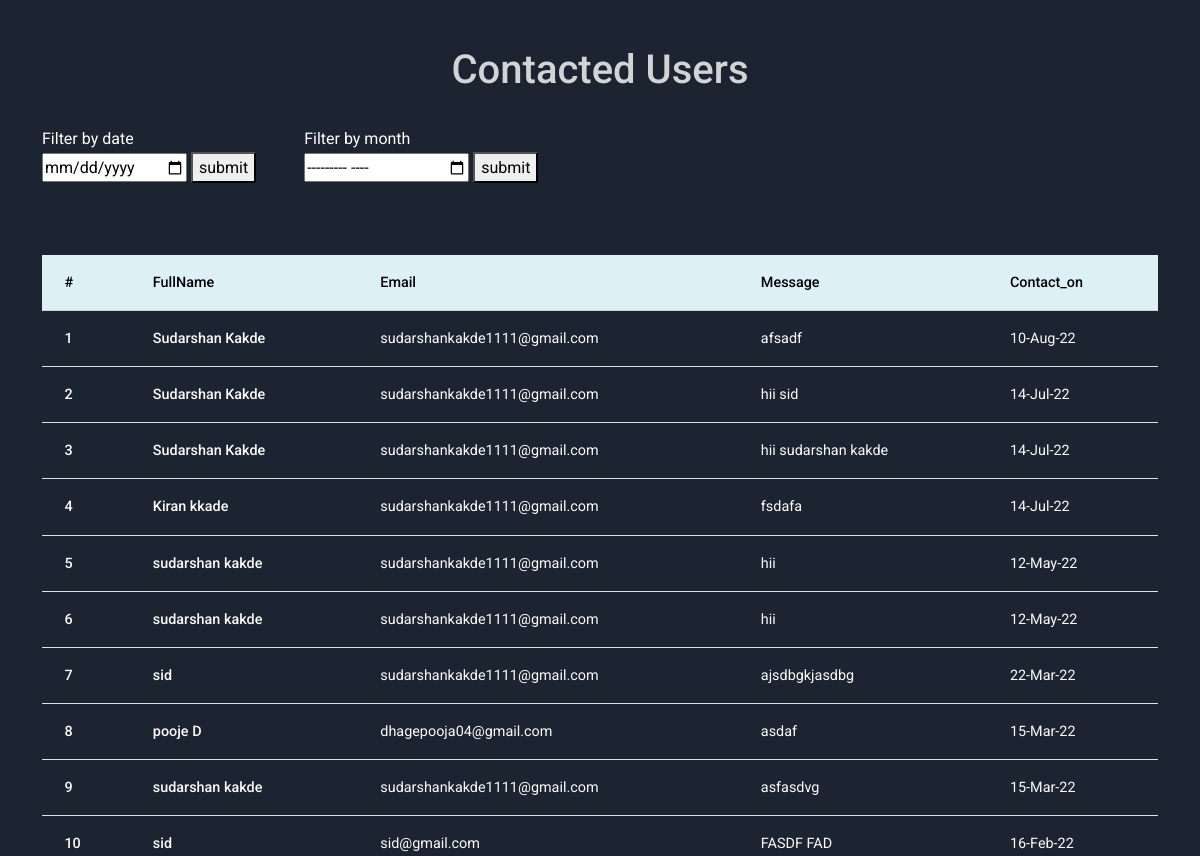
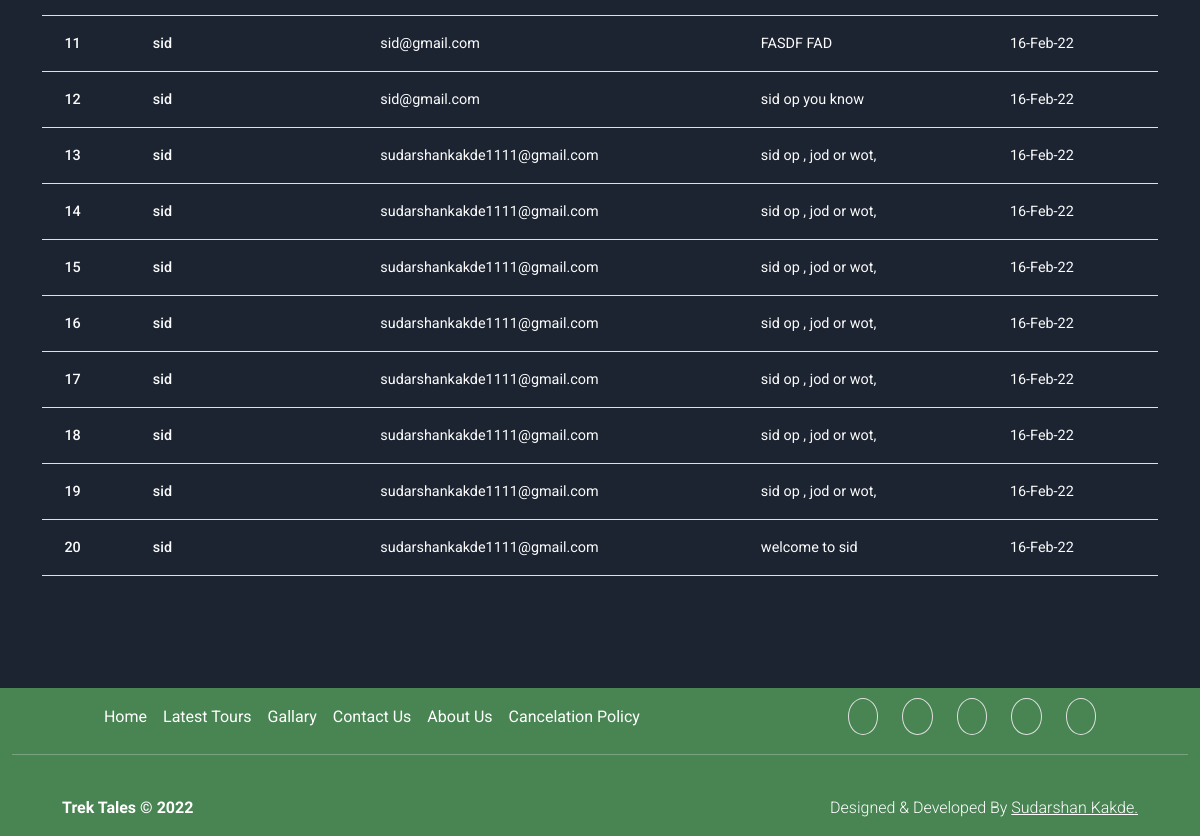
Before: /contacted_data (signed in, lower part) with the older database file (2 pictures, top to bottom).
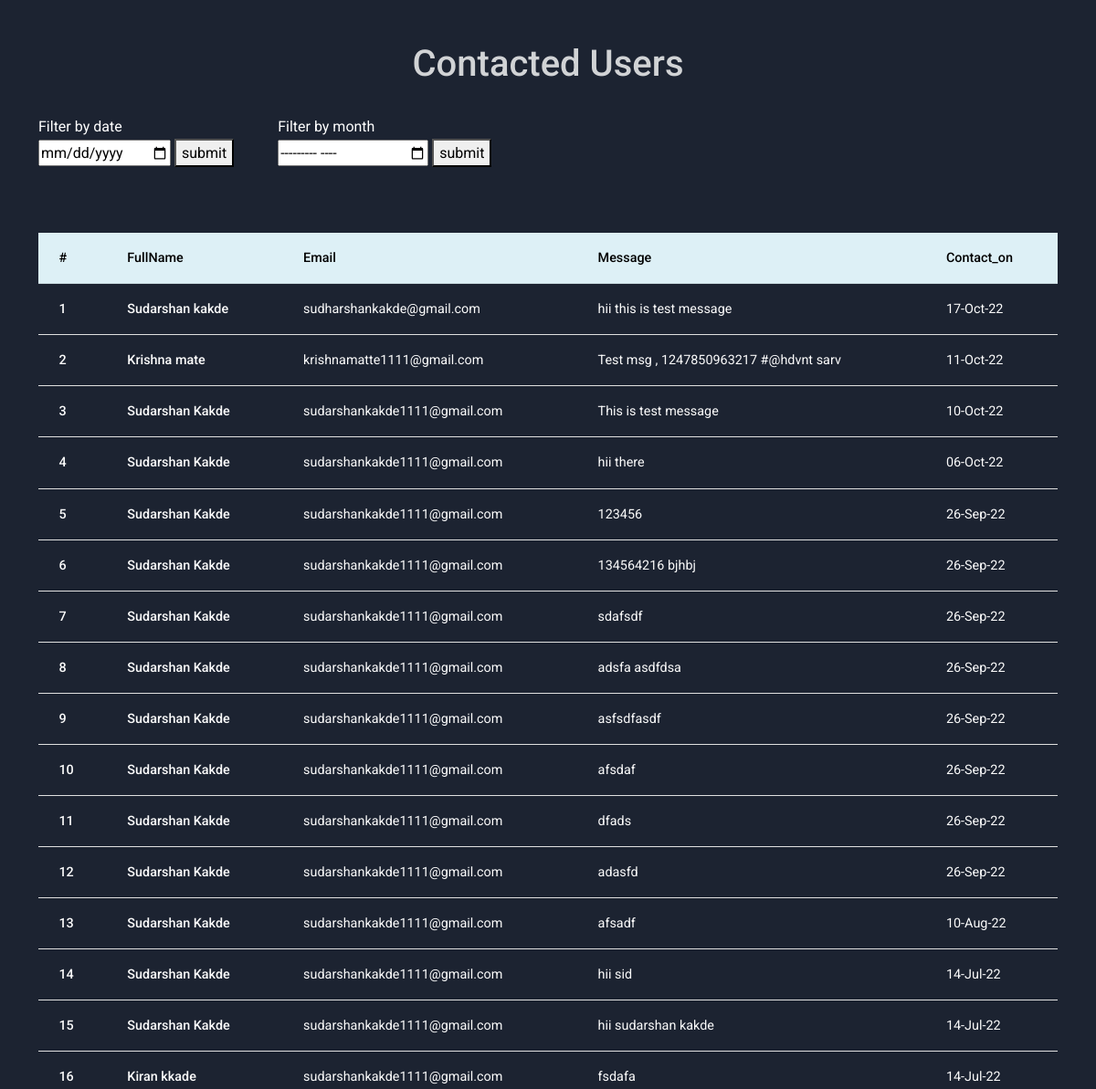
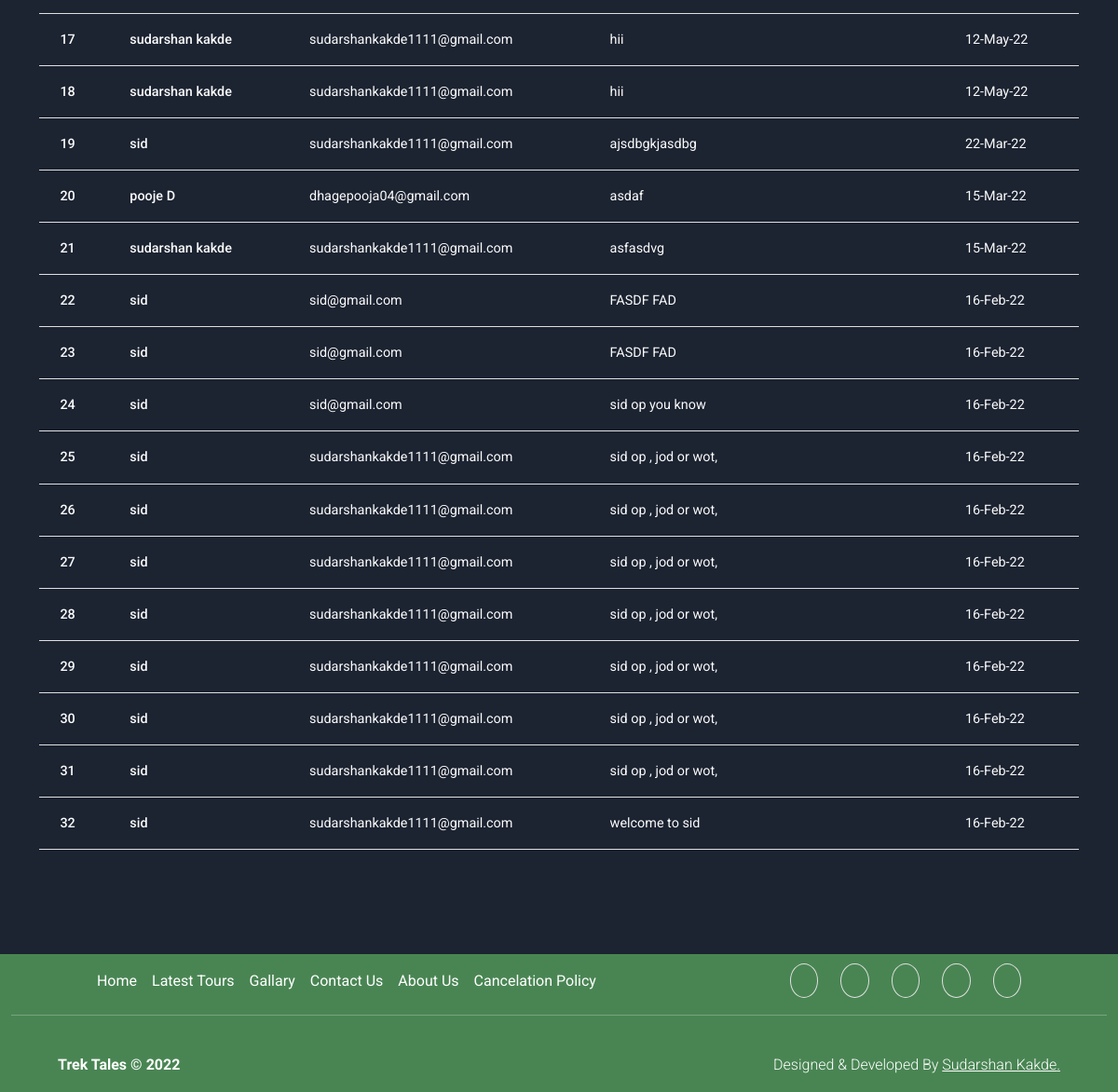
After: the same page with the newer database file (2 pictures, top to bottom).
### updates/models.py (models this page shows, shortened)
class Contact(models.Model):
    FullName = models.CharField(max_length=30)
    Message = models.TextField()
    Email = models.EmailField()
    Contact_on = models.DateField(auto_created=True, auto_now=True)

### Trek_Tales/views.py (the view)
# urls.py: path('contacted_data', views.contacted_data, name='contacted_data'),
@login_required
def contacted_data(request):
    if request.method == 'GET':
        if 'date' in request.GET:
            date = request.GET['date']
            contacted_data = Contact.objects.filter(
                Contact_on=date).order_by("-Contact_on")
            return render(request, 'admin/table.html', {'data': contacted_data, 'filter': f'contacts of {date}'})
        if 'month' in request.GET:
            month = request.GET['month']
            seprated_data = month.split('-')
            month = seprated_data[1]
            year = seprated_data[0]
            contacted_data = Contact.objects.filter(
                Contact_on__year=year, Contact_on__month=month).order_by("-Contact_on")
            return render(request, 'admin/table.html', {'data': contacted_data, 'filter': f'contacts of month {month},{year}'})
        else:
            pass
    contacted = Contact.objects.order_by('-Contact_on').all()
    return render(request, 'admin/contacted_data.html', {'data': contacted})

### Trek_Tales/context_processors.py (called while the page is built)
def siteData(request):
    return {'sitedata': sitedata, 'devloper': settings.Devloper}

### templates/admin/contacted_data.html
{%extends 'Base.html'%}
{%block body%}
<div class="container ">
    <div class="row py-5">
        <p class="h1 opacity-80 text-center text-capitalize">contacted users</p>
        <div class="d-flex flex-row gap-5 py-4 flex-wrap">
            <form hx-get="" hx-target="#table" hx-trigger="submit" hx-indicator=".progress" hx-swap="">
                <label for="date">Filter by date</label>
                <br>
                <input type="date" name="date" id="date">
                <button type="submit">submit</button>
            </form>
            <form hx-get="" hx-target="#table" hx-trigger="submit" hx-indicator=".progress" hx-swap="">
                <label for="month">Filter by month</label>
                <br>
                <input type="month" name="month" id="month">
                <button type="submit">submit</button>
            </form>
        </div>
        <div class="col-12">
            {%include 'admin/table.html'%}
        </div>
    </div>
</div>
{%endblock body%}

### templates/Base.html (shortened to what this page needs)
<!DOCTYPE html>
{% load static %}
<html lang="en">
<head>
  <link rel="stylesheet" href="{%static 'bootstrap-icons-1.9.1/bootstrap-icons.css'%}">
  <link rel="stylesheet" href="{%static 'css/Base.css'%}">
  <link rel="stylesheet" href="{%static 'MDB/css/mdb.min.css'%}">
</head>
<body class='text-white user-bg'>
  <div data-bs-spy="scroll" data-bs-target="#NavBar_list" tabindex="0" id="spyOnThis">
    {% block body %}
    {% endblock body %}
  </div>
  <footer>
    <div class="container-fluid py-2 d-none d-lg-block d-sm-block" style="background-color: var(--primary-theme);">
      <div class="row py-2 ">
        <div class="col-auto mx-auto my-2 my-lg-0 order-lg-1 order-0 order-sm-1  ">
          <div class="d-flex flex-lg-nowrap flex-wrap gap-4 justify-content-center  ">
            <a href="{{sitedata.WP_Link}}" class="socails" target="_blank" rel="noopener noreferrer"><i
                class="bi bi-whatsapp p-2 rounded rounded-circle border " aria-label="Message Us on Whatsapp"
                role="link"></i></a>
            <a href="{{sitedata.Instagram_Profile_Link}}" class="socails" target="_blank" rel="noopener noreferrer"><i
                class="bi bi-instagram p-2 rounded rounded-circle border" aria-label="Follow and see posts on instagram"
                role="link"></i></a>
            <a href="mailto:{{sitedata.Email_id}}" class="socails" target="_blank"><i
                class="bi bi-envelope p-2 rounded rounded-circle border" aria-label="Mail Us" role="link"></i></a>
            <a href="tel:+91{{sitedata.SecondNumber}}" class="socails"><i
                class="bi bi-telephone p-2 rounded rounded-circle border" aria-label="Call us" role="link"></i></a>
            <a href="{{sitedata.bio_link}}" class="socails" target="_blank"><i
                class="bi bi-link-45deg p-2 rounded rounded-circle border" aria-label="Our Socails" role="link"></i></a>
          </div>
        </div>
        <div class="col-auto mx-auto my-2 my-lg-0 order-lg-0 order-1 order-sm-0 ">
          <div class="d-flex gap-3 flex-wrap flex-lg-nowrap justify-content-center">
            <a href="{%url 'home'%}" class="footer-link">Home</a>
            <a href="{%url 'updates'%}" class="footer-link">Latest Tours</a>
            <a href="{%url 'gallary'%}" class="footer-link">Gallary</a>
            <a href="{%url 'contact'%}" class="footer-link">Contact Us</a>
            <a href="{%url 'aboutUs'%}" class="footer-link">About Us</a>
            <a href="{%url 'cancelation'%}#Cancelation_Policy" class="footer-link">Cancelation Policy</a>
          </div>
        </div>
      </div>
      <hr>
    </div>
    <div class="container-fluid py-2" style="background-color: var(--primary-theme);">
      <div class="row text-center py-2">
        <div class="col-11 mx-auto fw-light d-flex flex-sm-row justify-content-between flex-column-reverse ">
          <b class="float-lg-start  float-sm-start float-none fw-bold ">
            <span class="Julius-text fw-bold"> Trek Tales </span>&copy; {%now 'Y'%}
            <br>
          </b>
          <b class="float-lg-end float-sm-end float-none fw-light  bi bi-heart-pulse-fill ">
            Designed & Developed By <a href="{{devloper.link}}" class="text-decoration-underline text-white"
              target="_blank" rel="noopener noreferrer">{{devloper.name}}.</a>
          </b>
        </div>
      </div>
    </div>
  </footer>
</body>
</html>

### templates/admin/table.html (shortened to what this page needs)
<div class="table-responsive my-5" id="table">
    <table class="table">
        <thead>
            <tr class="table-info">
                <th scope="col">#</th>
                <th scope="col">FullName</th>
                <th scope="col">Email</th>
                <th scope="col">Message</th>
                <th scope="col">Contact_on</th>
            </tr>
        </thead>
        <tbody>
            {%for request in data%}
            <tr class="text-light">
                <th scope="row">{{forloop.counter}}</th>
                <th>{{request.FullName}}</th>
                <td><a href="mailto:{{request.Email}}">{{request.Email}}</a></td>
                <td>{{request.Message}}</td>
                <td class="text-capitalize">{{request.Contact_on|date:"d-b-y"}}</td>
            </tr>
            {%endfor%}
        </tbody>
    </table>
</div>

### static/css/Base.css (style rules this page uses)
:root { --primary-text: #ffffff; --elegance: rgb(39 39 39); --card-bg: #36454F; --primary-theme: #498553; --primary-bg: #1c2331; --hover: #4285f4; --white: white; --primary-hover: #1bc23e; }
body { overflow-y: hidden; }
#spyOnThis { min-height: 70vh; }
body { overflow-x: hidden; scroll-behavior: smooth; background-color: var(--primary-bg) !important; }
.user-bg { background: var(--primary-bg) !important; }
.Julius-text { font-family: 'Julius Sans One', sans-serif; font-weight: normal; }
a { text-decoration: none; color: inherit !important; }

Changed rows visible on the page:
added Contact: FullName "Sudarshan kakde", Email "sudharshankakde@gmail.com", Message "hii this is test message", Contact_on "17-Oct-22"
added Contact: FullName "Krishna mate", Email "krishnamatte1111@gmail.com", Message "Test msg , 1247850963217 #@hdvnt sarv", Contact_on "11-Oct-22"
added Contact: FullName "Sudarshan Kakde", Email "sudarshankakde1111@gmail.com", Message "This is test message", Contact_on "10-Oct-22"
added Contact: FullName "Sudarshan Kakde", Email "sudarshankakde1111@gmail.com", Message "hii there", Contact_on "06-Oct-22"
added Contact: FullName "Sudarshan Kakde", Email "sudarshankakde1111@gmail.com", Message "123456", Contact_on "26-Sep-22"
added Contact: FullName "Sudarshan Kakde", Email "sudarshankakde1111@gmail.com", Message "134564216 bjhbj", Contact_on "26-Sep-22"
added Contact: FullName "Sudarshan Kakde", Email "sudarshankakde1111@gmail.com", Message "sdafsdf", Contact_on "26-Sep-22"
added Contact: FullName "Sudarshan Kakde", Email "sudarshankakde1111@gmail.com", Message "adsfa asdfdsa", Contact_on "26-Sep-22"
added Contact: FullName "Sudarshan Kakde", Email "sudarshankakde1111@gmail.com", Message "asfsdfasdf", Contact_on "26-Sep-22"
added Contact: FullName "Sudarshan Kakde", Email "sudarshankakde1111@gmail.com", Message "afsdaf", Contact_on "26-Sep-22"
added Contact: FullName "Sudarshan Kakde", Email "sudarshankakde1111@gmail.com", Message "dfads", Contact_on "26-Sep-22"
added Contact: FullName "Sudarshan Kakde", Email "sudarshankakde1111@gmail.com", Message "adasfd", Contact_on "26-Sep-22"
